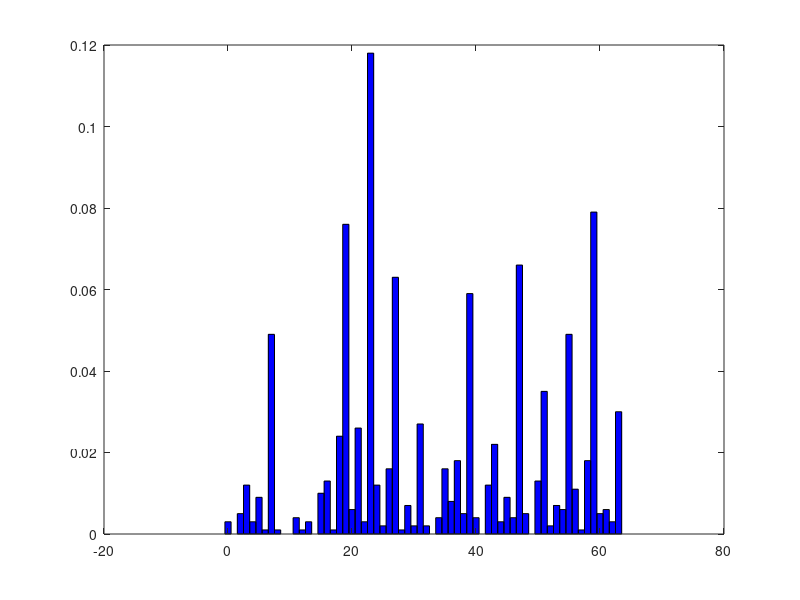

MATLAB code to generate this figure:

m = 1000;
k = 0;
v = [zeros(1,m)];
for i=1:m

B1 = binornd(1,0.8);
if B1 == 1
  B2 = binornd(1,0.9);
  else
  B2 = binornd(1,0.6);
endif

if B2 == 1 && B1 == 1
  B3 = binornd(1,0.6);
  elseif B2 == 1 && B1 == 0
  B3 = binornd(1,0.2);
  elseif B2 == 0 && B1 == 1
  B3 = binornd(1,0.9);
  else
  B3 = binornd(1,0.4);
endif
  
if B3 == 1
  B4 = binornd(1,0.3);
  else
  B4 = binornd(1,0.5);
endif

if B3 == 1
  B5 = binornd(1,0.5);
  else
  B5 = binornd(1,0.8);
endif
  
if B4 == 1 && B5 == 1
  B6 = binornd(1,0.5);
  elseif B4 == 0 && B5 == 1
  B6 = binornd(1,0.3);
  elseif B4 == 1 && B5 == 0
  B6 = binornd(1,0.8);
  else
  B6 = binornd(1,0.5);
endif



n = B1*1 + B2*2 + B3*4 + B4*8 + B5*16 + B6*32;
if n == 23
  k++;
endif
v(i) = n;
endfor

k/m

N=histc(v,0:64);
bar(0:64,N/m,'hist','FaceColor','b');